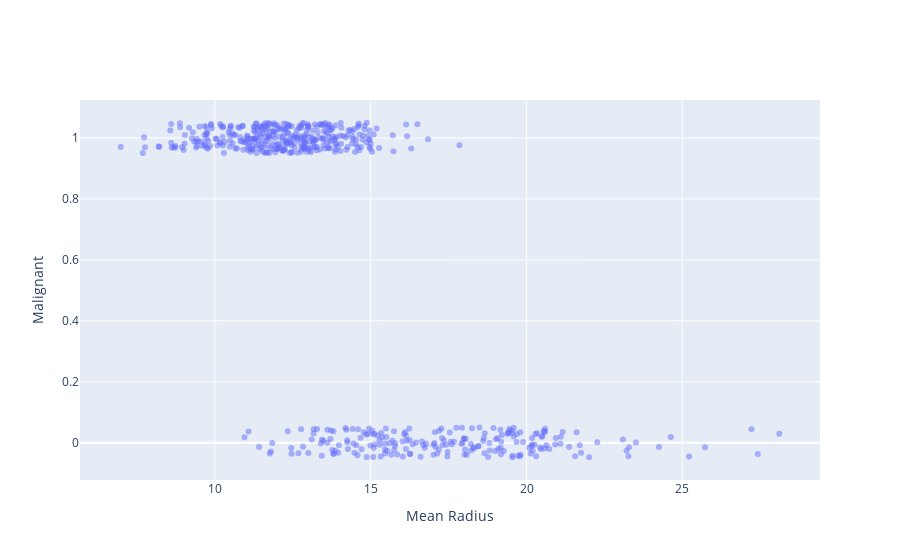

The notebook cell this image was saved under:
### Code cell
jitter_y = cancer_df['Malignant'] + 0.1 * np.random.rand(cancer_df['Malignant'].size) -0.05
points = go.Scatter(x=cancer_df['mean radius'], y = jitter_y, 
                    mode="markers", 
                    marker=dict(opacity=0.5))
py.iplot(go.Figure(data=[points], layout=layout))

### Figure 1 — Plotly figure (JSON) as saved in the notebook; plotly's stock layout.template omitted (floating-point values rounded to 4 significant figures; data arrays with more than 128 entries replaced by an {"elided": "..."} marker saying what was removed)
{"data": [{"marker": {"opacity": 0.5}, "mode": "markers", "type": "scatter", "x": {"elided": "569 float values"}, "y": {"elided": "569 float values"}}], "layout": {"xaxis": {"title": {"text": "Mean Radius"}}, "yaxis": {"title": {"text": "Malignant"}}}}
